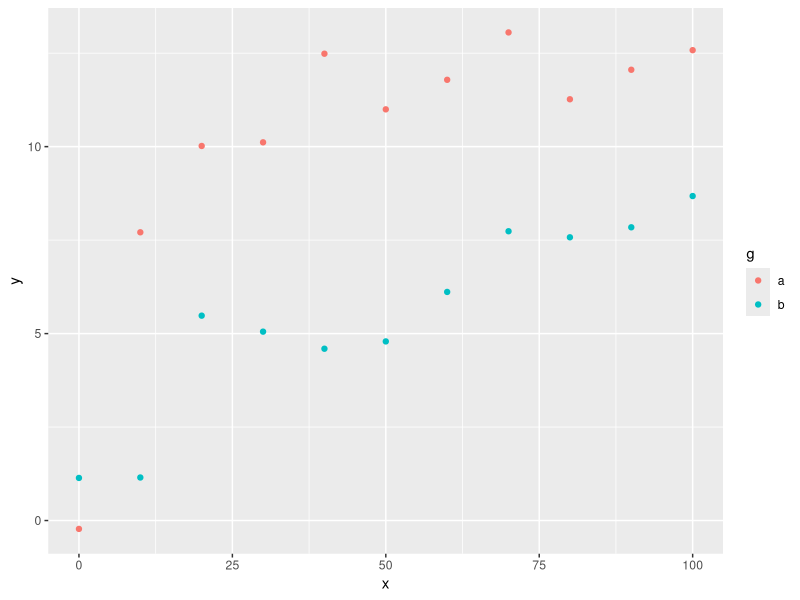
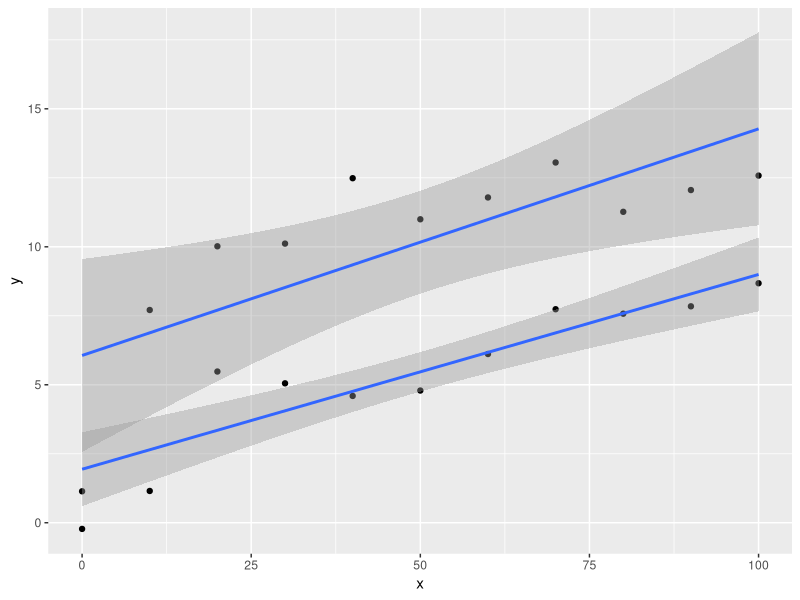
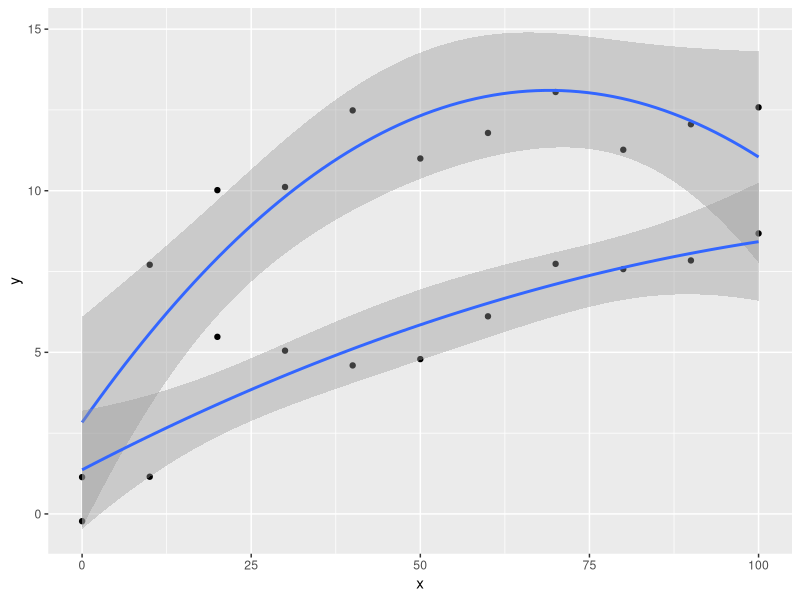
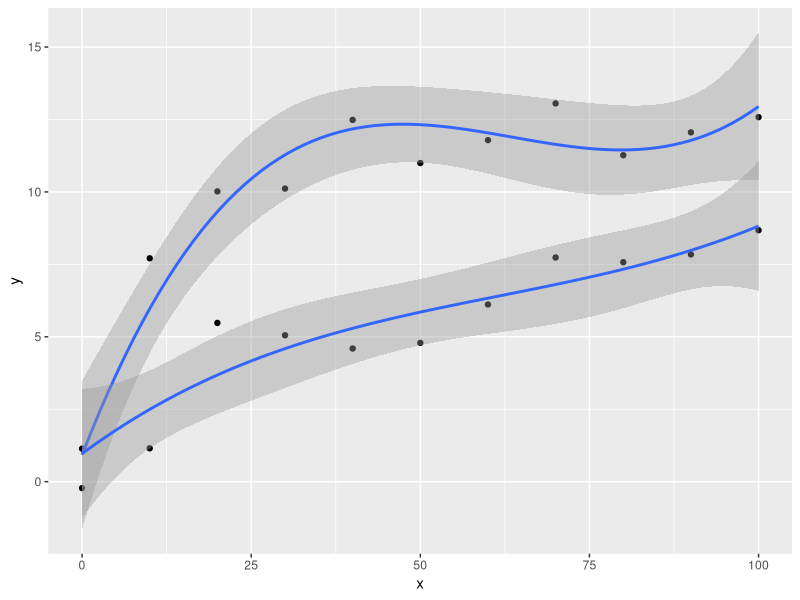
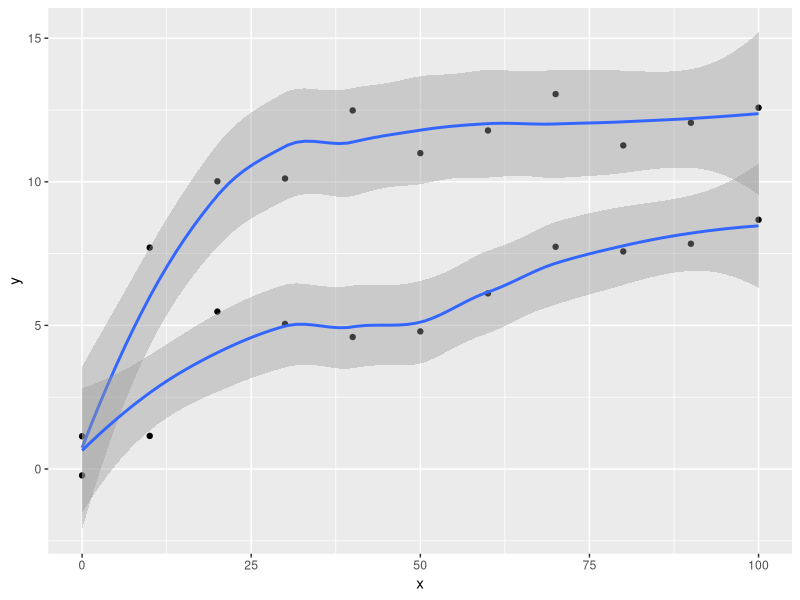
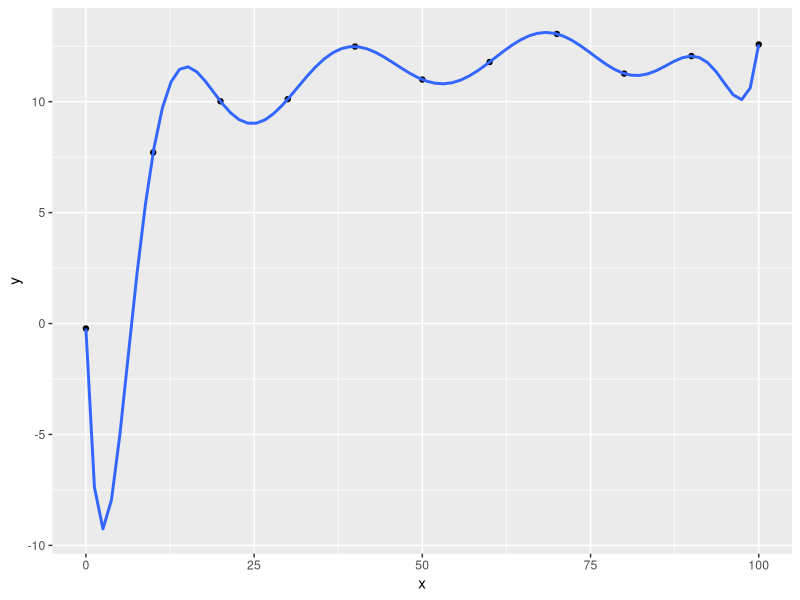
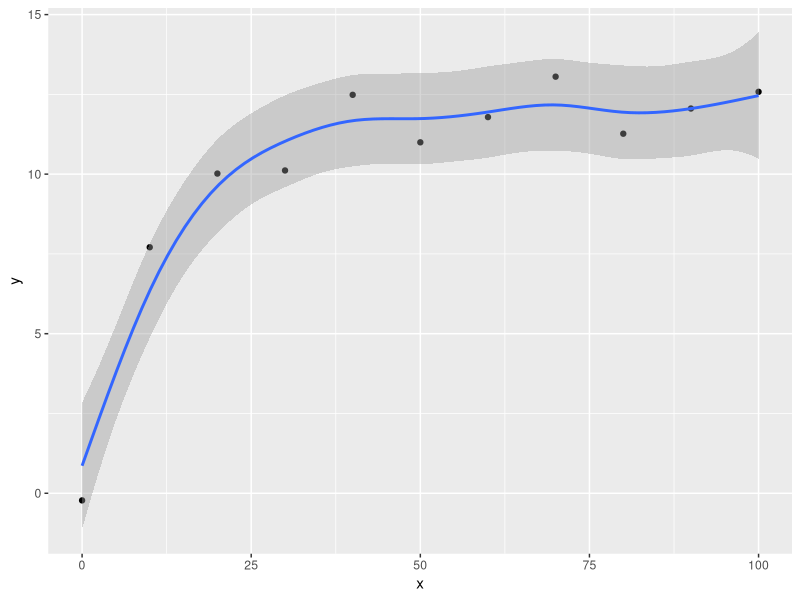

R code for these plots, in order:
library(tidyverse)

set.seed(4321)
x <- seq(0, 100, 10)
y <- ((runif(1, 10, 20) * x) / (runif(1, 0, 10) + x)) + rnorm(11, 0, 1)
x_1 <- seq(0, 100, 10)
y_1 <- ((runif(1, 10, 20) * x_1) / (runif(1, 0, 200) + x_1)) + rnorm(11, 0, 1)

test <- tibble(
  x = c(x, x_1),
  y = c(y, y_1),
  g = rep(c("a", "b"), each = 11)
)

ggplot(test, aes(x, y, colour = g)) +
  geom_point()

ggplot(test, aes(x, y, group = g)) +
  geom_point() +
  geom_smooth(method = "lm")

ggplot(test, aes(x, y, group = g)) +
  geom_point() +
  geom_smooth(method = "lm", formula = y ~ x + I(x^2))

ggplot(test, aes(x, y, group = g)) +
  geom_point() +
  geom_smooth(method = "lm", formula = y ~ x + I(x^2) + I(x^3))

ggplot(test, aes(x, y, group = g)) +
  geom_point() +
  geom_smooth()

filter(test, g == "a") %>%
  ggplot(aes(x, y)) +
  geom_point() +
  geom_smooth(method = "lm", formula = y ~ x + I(x^2) + I(x^3) + I(x^4) + I(x^5) + I(x^6) + I(x^7) + I(x^8) + I(x^9) + I(x^10))

filter(test, g == "a") %>%
  ggplot(aes(x, y)) +
  geom_point() +
  geom_smooth(method = "gam", formula = y ~ s(x))

